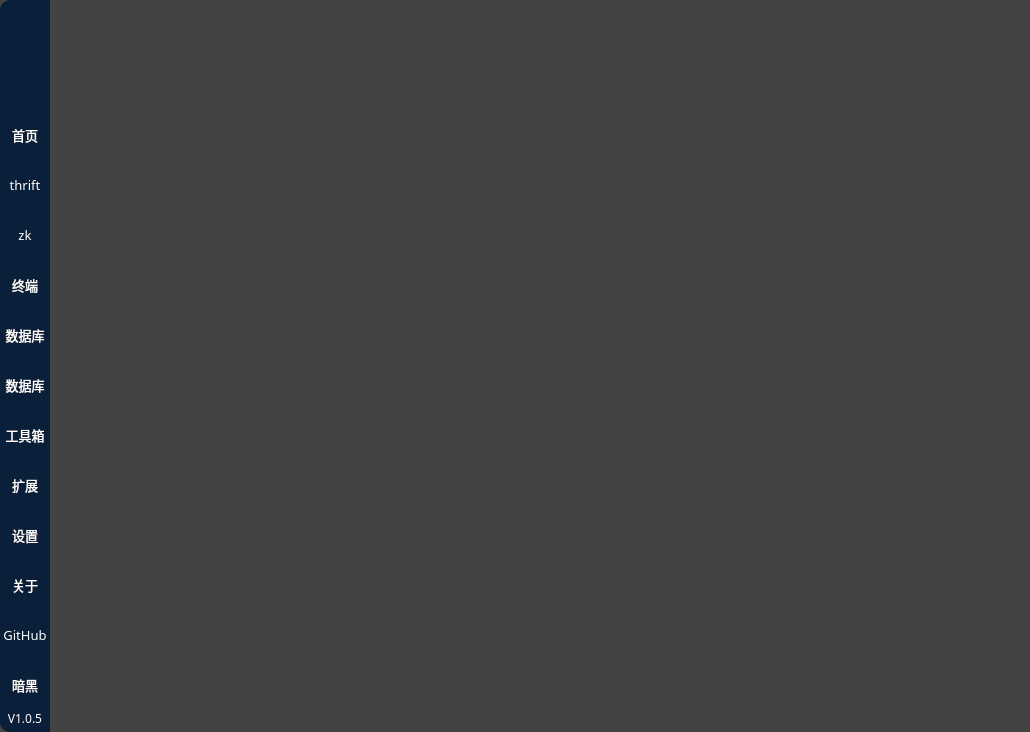
<?xml version="1.0" encoding="UTF-8"?>
<ui version="4.0">
 <class>MainWindow</class>
 <widget class="QMainWindow" name="MainWindow">
  <property name="geometry">
   <rect>
    <x>0</x>
    <y>0</y>
    <width>1030</width>
    <height>709</height>
   </rect>
  </property>
  <property name="windowTitle">
   <string>Fdog-Kit-Zookeeper</string>
  </property>
  <property name="styleSheet">
   <string notr="true">QMainWindow,QWidget#centralWidget {
background-color: rgb(67, 67, 67);
border-radius:10px;
}</string>
  </property>
  <widget class="QWidget" name="centralWidget">
   <property name="styleSheet">
    <string notr="true">#centralWidget {
border-image: url(:/lib/back1.png);
border-radius:10px;
}</string>
   </property>
   <layout class="QHBoxLayout" name="horizontalLayout">
    <property name="leftMargin">
     <number>0</number>
    </property>
    <property name="topMargin">
     <number>0</number>
    </property>
    <property name="rightMargin">
     <number>0</number>
    </property>
    <property name="bottomMargin">
     <number>0</number>
    </property>
    <item>
     <widget class="QWidget" name="widget_side" native="true">
      <property name="minimumSize">
       <size>
        <width>50</width>
        <height>0</height>
       </size>
      </property>
      <property name="maximumSize">
       <size>
        <width>50</width>
        <height>16777215</height>
       </size>
      </property>
      <property name="styleSheet">
       <string notr="true">#widget_side {
	color: rgb(255, 255, 255);
	border-top-left-radius: 10px;
	border-bottom-left-radius: 10px;
	
	
	background-color: rgb(10, 31, 57);
}</string>
      </property>
      <layout class="QVBoxLayout" name="verticalLayout_12">
       <property name="spacing">
        <number>0</number>
       </property>
       <property name="leftMargin">
        <number>0</number>
       </property>
       <property name="topMargin">
        <number>20</number>
       </property>
       <property name="rightMargin">
        <number>0</number>
       </property>
       <property name="bottomMargin">
        <number>5</number>
       </property>
       <item>
        <widget class="QLabel" name="label_side_icon">
         <property name="minimumSize">
          <size>
           <width>50</width>
           <height>30</height>
          </size>
         </property>
         <property name="maximumSize">
          <size>
           <width>50</width>
           <height>30</height>
          </size>
         </property>
         <property name="styleSheet">
          <string notr="true">image: url(:/lib/icon9.png);</string>
         </property>
         <property name="text">
          <string/>
         </property>
        </widget>
       </item>
       <item>
        <spacer name="verticalSpacer_side_1">
         <property name="orientation">
          <enum>Qt::Vertical</enum>
         </property>
         <property name="sizeType">
          <enum>QSizePolicy::Fixed</enum>
         </property>
         <property name="sizeHint" stdset="0">
          <size>
           <width>20</width>
           <height>60</height>
          </size>
         </property>
        </spacer>
       </item>
       <item>
        <widget class="QToolButton" name="toolButton_side_home">
         <property name="minimumSize">
          <size>
           <width>50</width>
           <height>50</height>
          </size>
         </property>
         <property name="maximumSize">
          <size>
           <width>50</width>
           <height>50</height>
          </size>
         </property>
         <property name="font">
          <font>
           <family>OPPOSans B</family>
           <pointsize>10</pointsize>
          </font>
         </property>
         <property name="toolTip">
          <string>首页</string>
         </property>
         <property name="styleSheet">
          <string notr="true">QToolButton {
	color: rgb(255, 255, 255);
	background-color: rgba(94, 255, 210, 0);
	border: none;
}

QToolButton::menu-indicator { 
	image: None;
}

 
QToolButton:hover {
	color: rgb(255, 255, 255);
	
	
	background-color: rgb(26, 53, 83);
	border: none;
}


QToolTip {
color:#ced4da;
background-color: rgb(108, 117, 125, 65);
border-radius: 2px;
}</string>
         </property>
         <property name="text">
          <string>首页</string>
         </property>
         <property name="icon">
          <iconset resource="lib.qrc">
           <normaloff>:/lib/home.png</normaloff>:/lib/home.png</iconset>
         </property>
         <property name="iconSize">
          <size>
           <width>25</width>
           <height>25</height>
          </size>
         </property>
         <property name="checkable">
          <bool>true</bool>
         </property>
         <property name="toolButtonStyle">
          <enum>Qt::ToolButtonIconOnly</enum>
         </property>
        </widget>
       </item>
       <item>
        <widget class="QToolButton" name="toolButton_side_thrift">
         <property name="minimumSize">
          <size>
           <width>50</width>
           <height>50</height>
          </size>
         </property>
         <property name="maximumSize">
          <size>
           <width>50</width>
           <height>50</height>
          </size>
         </property>
         <property name="font">
          <font>
           <family>OPPOSans B</family>
           <pointsize>10</pointsize>
          </font>
         </property>
         <property name="toolTip">
          <string>thrift接口测试</string>
         </property>
         <property name="styleSheet">
          <string notr="true">QToolButton {
	color: rgb(255, 255, 255);
	background-color: rgba(94, 255, 210, 0);
	border: none;
}

QToolButton::menu-indicator { 
	image: None;
}

 
QToolButton:hover {
	color: rgb(255, 255, 255);
	
	
	background-color: rgb(26, 53, 83);
	border: none;
}


QToolTip {
color:#ced4da;
background-color: rgb(108, 117, 125, 65);
border-radius: 2px;
}</string>
         </property>
         <property name="text">
          <string>thrift</string>
         </property>
         <property name="icon">
          <iconset resource="lib.qrc">
           <normaloff>:/lib/func.png</normaloff>:/lib/func.png</iconset>
         </property>
         <property name="iconSize">
          <size>
           <width>25</width>
           <height>25</height>
          </size>
         </property>
         <property name="checkable">
          <bool>true</bool>
         </property>
         <property name="toolButtonStyle">
          <enum>Qt::ToolButtonIconOnly</enum>
         </property>
        </widget>
       </item>
       <item>
        <widget class="QToolButton" name="toolButton_side_zookeeper">
         <property name="minimumSize">
          <size>
           <width>50</width>
           <height>50</height>
          </size>
         </property>
         <property name="maximumSize">
          <size>
           <width>50</width>
           <height>50</height>
          </size>
         </property>
         <property name="font">
          <font>
           <family>OPPOSans B</family>
           <pointsize>10</pointsize>
          </font>
         </property>
         <property name="toolTip">
          <string>zk连接</string>
         </property>
         <property name="styleSheet">
          <string notr="true">QToolButton {
	color: rgb(255, 255, 255);
	background-color: rgba(94, 255, 210, 0);
	border: none;
}

QToolButton::menu-indicator { 
	image: None;
}

 
QToolButton:hover {
	color: rgb(255, 255, 255);
	
	
	background-color: rgb(26, 53, 83);
	border: none;
}


QToolTip {
color:#ced4da;
background-color: rgb(108, 117, 125, 65);
border-radius: 2px;
}</string>
         </property>
         <property name="text">
          <string>zk</string>
         </property>
         <property name="icon">
          <iconset resource="lib.qrc">
           <normaloff>:/lib/Zookeeper.png</normaloff>:/lib/Zookeeper.png</iconset>
         </property>
         <property name="iconSize">
          <size>
           <width>25</width>
           <height>25</height>
          </size>
         </property>
         <property name="checkable">
          <bool>true</bool>
         </property>
         <property name="toolButtonStyle">
          <enum>Qt::ToolButtonIconOnly</enum>
         </property>
        </widget>
       </item>
       <item>
        <widget class="QToolButton" name="toolButton_side_shell">
         <property name="minimumSize">
          <size>
           <width>50</width>
           <height>50</height>
          </size>
         </property>
         <property name="maximumSize">
          <size>
           <width>50</width>
           <height>50</height>
          </size>
         </property>
         <property name="font">
          <font>
           <family>OPPOSans B</family>
           <pointsize>10</pointsize>
          </font>
         </property>
         <property name="toolTip">
          <string>终端连接</string>
         </property>
         <property name="styleSheet">
          <string notr="true">QToolButton {
	color: rgb(255, 255, 255);
	background-color: rgba(94, 255, 210, 0);
	border: none;
}

QToolButton::menu-indicator { 
	image: None;
}

 
QToolButton:hover {
	color: rgb(255, 255, 255);
	
	
	background-color: rgb(26, 53, 83);
	border: none;
}


QToolTip {
color:#ced4da;
background-color: rgb(108, 117, 125, 65);
border-radius: 2px;
}</string>
         </property>
         <property name="text">
          <string>终端</string>
         </property>
         <property name="icon">
          <iconset resource="lib.qrc">
           <normaloff>:/lib/shell_side.png</normaloff>:/lib/shell_side.png</iconset>
         </property>
         <property name="iconSize">
          <size>
           <width>25</width>
           <height>25</height>
          </size>
         </property>
         <property name="checkable">
          <bool>true</bool>
         </property>
         <property name="toolButtonStyle">
          <enum>Qt::ToolButtonIconOnly</enum>
         </property>
        </widget>
       </item>
       <item>
        <widget class="QToolButton" name="toolButton_side_mysql">
         <property name="minimumSize">
          <size>
           <width>50</width>
           <height>50</height>
          </size>
         </property>
         <property name="maximumSize">
          <size>
           <width>50</width>
           <height>50</height>
          </size>
         </property>
         <property name="font">
          <font>
           <family>OPPOSans B</family>
           <pointsize>10</pointsize>
          </font>
         </property>
         <property name="toolTip">
          <string>数据库连接</string>
         </property>
         <property name="styleSheet">
          <string notr="true">QToolButton {
	color: rgb(255, 255, 255);
	background-color: rgba(94, 255, 210, 0);
	border: none;
}

QToolButton::menu-indicator { 
	image: None;
}

 
QToolButton:hover {
	color: rgb(255, 255, 255);
	
	
	background-color: rgb(26, 53, 83);
	border: none;
}


QToolTip {
color:#ced4da;
background-color: rgb(108, 117, 125, 65);
border-radius: 2px;
}</string>
         </property>
         <property name="locale">
          <locale language="English" country="UnitedStates"/>
         </property>
         <property name="text">
          <string>数据库</string>
         </property>
         <property name="icon">
          <iconset resource="lib.qrc">
           <normaloff>:/lib/mysql.png</normaloff>:/lib/mysql.png</iconset>
         </property>
         <property name="iconSize">
          <size>
           <width>25</width>
           <height>25</height>
          </size>
         </property>
         <property name="checkable">
          <bool>true</bool>
         </property>
         <property name="toolButtonStyle">
          <enum>Qt::ToolButtonIconOnly</enum>
         </property>
        </widget>
       </item>
       <item>
        <widget class="QToolButton" name="toolButton_side_qss">
         <property name="minimumSize">
          <size>
           <width>50</width>
           <height>50</height>
          </size>
         </property>
         <property name="maximumSize">
          <size>
           <width>50</width>
           <height>50</height>
          </size>
         </property>
         <property name="font">
          <font>
           <family>OPPOSans B</family>
           <pointsize>10</pointsize>
          </font>
         </property>
         <property name="toolTip">
          <string>qss美化</string>
         </property>
         <property name="styleSheet">
          <string notr="true">QToolButton {
	color: rgb(255, 255, 255);
	background-color: rgba(94, 255, 210, 0);
	border: none;
}

QToolButton::menu-indicator { 
	image: None;
}

 
QToolButton:hover {
	color: rgb(255, 255, 255);
	
	
	background-color: rgb(26, 53, 83);
	border: none;
}


QToolTip {
color:#ced4da;
background-color: rgb(108, 117, 125, 65);
border-radius: 2px;
}</string>
         </property>
         <property name="locale">
          <locale language="English" country="UnitedStates"/>
         </property>
         <property name="text">
          <string>数据库</string>
         </property>
         <property name="icon">
          <iconset resource="lib.qrc">
           <normaloff>:/lib/qss.png</normaloff>:/lib/qss.png</iconset>
         </property>
         <property name="iconSize">
          <size>
           <width>25</width>
           <height>25</height>
          </size>
         </property>
         <property name="checkable">
          <bool>true</bool>
         </property>
         <property name="toolButtonStyle">
          <enum>Qt::ToolButtonIconOnly</enum>
         </property>
        </widget>
       </item>
       <item>
        <widget class="QToolButton" name="toolButton_side_tool">
         <property name="minimumSize">
          <size>
           <width>50</width>
           <height>50</height>
          </size>
         </property>
         <property name="maximumSize">
          <size>
           <width>50</width>
           <height>50</height>
          </size>
         </property>
         <property name="font">
          <font>
           <family>OPPOSans B</family>
           <pointsize>10</pointsize>
          </font>
         </property>
         <property name="toolTip">
          <string>工具箱</string>
         </property>
         <property name="styleSheet">
          <string notr="true">QToolButton {
	color: rgb(255, 255, 255);
	background-color: rgba(94, 255, 210, 0);
	border: none;
}

QToolButton::menu-indicator { 
	image: None;
}

 
QToolButton:hover {
	color: rgb(255, 255, 255);
	
	
	background-color: rgb(26, 53, 83);
	border: none;
}


QToolTip {
color:#ced4da;
background-color: rgb(108, 117, 125, 65);
border-radius: 2px;
}</string>
         </property>
         <property name="text">
          <string>工具箱</string>
         </property>
         <property name="icon">
          <iconset resource="lib.qrc">
           <normaloff>:/lib/tool2.png</normaloff>:/lib/tool2.png</iconset>
         </property>
         <property name="iconSize">
          <size>
           <width>25</width>
           <height>25</height>
          </size>
         </property>
         <property name="checkable">
          <bool>true</bool>
         </property>
         <property name="toolButtonStyle">
          <enum>Qt::ToolButtonIconOnly</enum>
         </property>
        </widget>
       </item>
       <item>
        <widget class="QToolButton" name="toolButton_side_plugIn">
         <property name="minimumSize">
          <size>
           <width>50</width>
           <height>50</height>
          </size>
         </property>
         <property name="maximumSize">
          <size>
           <width>50</width>
           <height>50</height>
          </size>
         </property>
         <property name="font">
          <font>
           <family>OPPOSans B</family>
           <pointsize>10</pointsize>
          </font>
         </property>
         <property name="toolTip">
          <string>扩展</string>
         </property>
         <property name="styleSheet">
          <string notr="true">QToolButton {
	color: rgb(255, 255, 255);
	background-color: rgba(94, 255, 210, 0);
	border: none;
}

QToolButton::menu-indicator { 
	image: None;
}

 
QToolButton:hover {
	color: rgb(255, 255, 255);
	
	
	background-color: rgb(26, 53, 83);
	border: none;
}


QToolTip {
color:#ced4da;
background-color: rgb(108, 117, 125, 65);
border-radius: 2px;
}</string>
         </property>
         <property name="text">
          <string>扩展</string>
         </property>
         <property name="icon">
          <iconset resource="lib.qrc">
           <normaloff>:/lib/tool_plugIn.png</normaloff>:/lib/tool_plugIn.png</iconset>
         </property>
         <property name="iconSize">
          <size>
           <width>25</width>
           <height>25</height>
          </size>
         </property>
         <property name="checkable">
          <bool>true</bool>
         </property>
         <property name="toolButtonStyle">
          <enum>Qt::ToolButtonIconOnly</enum>
         </property>
        </widget>
       </item>
       <item>
        <widget class="QToolButton" name="toolButton_side_setting">
         <property name="minimumSize">
          <size>
           <width>50</width>
           <height>50</height>
          </size>
         </property>
         <property name="maximumSize">
          <size>
           <width>50</width>
           <height>50</height>
          </size>
         </property>
         <property name="font">
          <font>
           <family>OPPOSans B</family>
           <pointsize>10</pointsize>
          </font>
         </property>
         <property name="toolTip">
          <string>设置</string>
         </property>
         <property name="styleSheet">
          <string notr="true">QToolButton {
	color: rgb(255, 255, 255);
	background-color: rgba(94, 255, 210, 0);
	border: none;
}

QToolButton::menu-indicator { 
	image: None;
}

 
QToolButton:hover {
	color: rgb(255, 255, 255);
	
	
	background-color: rgb(26, 53, 83);
	border: none;
}


QToolTip {
color:#ced4da;
background-color: rgb(108, 117, 125, 65);
border-radius: 2px;
}</string>
         </property>
         <property name="text">
          <string>设置</string>
         </property>
         <property name="icon">
          <iconset resource="lib.qrc">
           <normaloff>:/lib/setting2.png</normaloff>:/lib/setting2.png</iconset>
         </property>
         <property name="iconSize">
          <size>
           <width>25</width>
           <height>25</height>
          </size>
         </property>
         <property name="checkable">
          <bool>true</bool>
         </property>
         <property name="toolButtonStyle">
          <enum>Qt::ToolButtonIconOnly</enum>
         </property>
        </widget>
       </item>
       <item>
        <widget class="QToolButton" name="toolButton_side_about">
         <property name="minimumSize">
          <size>
           <width>50</width>
           <height>50</height>
          </size>
         </property>
         <property name="maximumSize">
          <size>
           <width>50</width>
           <height>50</height>
          </size>
         </property>
         <property name="font">
          <font>
           <family>OPPOSans B</family>
           <pointsize>10</pointsize>
          </font>
         </property>
         <property name="toolTip">
          <string>关于</string>
         </property>
         <property name="styleSheet">
          <string notr="true">QToolButton {
	color: rgb(255, 255, 255);
	background-color: rgba(94, 255, 210, 0);
	border: none;
}

QToolButton::menu-indicator { 
	image: None;
}

 
QToolButton:hover {
	color: rgb(255, 255, 255);
	
	
	background-color: rgb(26, 53, 83);
	border: none;
}


QToolTip {
color:#ced4da;
background-color: rgb(108, 117, 125, 65);
border-radius: 2px;
}</string>
         </property>
         <property name="text">
          <string>关于</string>
         </property>
         <property name="icon">
          <iconset resource="lib.qrc">
           <normaloff>:/lib/about.png</normaloff>:/lib/about.png</iconset>
         </property>
         <property name="iconSize">
          <size>
           <width>25</width>
           <height>25</height>
          </size>
         </property>
         <property name="checkable">
          <bool>true</bool>
         </property>
         <property name="toolButtonStyle">
          <enum>Qt::ToolButtonIconOnly</enum>
         </property>
        </widget>
       </item>
       <item>
        <widget class="QToolButton" name="toolButton_side_github">
         <property name="minimumSize">
          <size>
           <width>50</width>
           <height>50</height>
          </size>
         </property>
         <property name="maximumSize">
          <size>
           <width>50</width>
           <height>50</height>
          </size>
         </property>
         <property name="font">
          <font>
           <family>OPPOSans B</family>
           <pointsize>10</pointsize>
          </font>
         </property>
         <property name="toolTip">
          <string>github</string>
         </property>
         <property name="styleSheet">
          <string notr="true">QToolButton {
	color: rgb(255, 255, 255);
	background-color: rgba(94, 255, 210, 0);
	border: none;
}

QToolButton::menu-indicator { 
	image: None;
}

 
QToolButton:hover {
	color: rgb(255, 255, 255);
	
	
	background-color: rgb(26, 53, 83);
	border: none;
}


QToolTip {
color:#ced4da;
background-color: rgb(108, 117, 125, 65);
border-radius: 2px;
}</string>
         </property>
         <property name="text">
          <string>GitHub</string>
         </property>
         <property name="icon">
          <iconset resource="lib.qrc">
           <normaloff>:/lib/github.png</normaloff>:/lib/github.png</iconset>
         </property>
         <property name="iconSize">
          <size>
           <width>25</width>
           <height>25</height>
          </size>
         </property>
         <property name="toolButtonStyle">
          <enum>Qt::ToolButtonIconOnly</enum>
         </property>
        </widget>
       </item>
       <item>
        <widget class="QToolButton" name="toolButton_side_theme">
         <property name="minimumSize">
          <size>
           <width>50</width>
           <height>50</height>
          </size>
         </property>
         <property name="maximumSize">
          <size>
           <width>50</width>
           <height>50</height>
          </size>
         </property>
         <property name="font">
          <font>
           <family>OPPOSans B</family>
           <pointsize>10</pointsize>
          </font>
         </property>
         <property name="toolTip">
          <string>暗黑模式</string>
         </property>
         <property name="toolTipDuration">
          <number>-1</number>
         </property>
         <property name="styleSheet">
          <string notr="true">QToolButton {
	color: rgb(255, 255, 255);
	background-color: rgba(94, 255, 210, 0);
	border: none;
}

QToolButton::menu-indicator { 
	image: None;
}

 
QToolButton:hover {
	color: rgb(255, 255, 255);
	
	
	background-color: rgb(26, 53, 83);
	border: none;
}


QToolTip {
color:#ced4da;
background-color: rgb(108, 117, 125, 65);
border-radius: 2px;
}</string>
         </property>
         <property name="text">
          <string>暗黑</string>
         </property>
         <property name="icon">
          <iconset resource="lib.qrc">
           <normaloff>:/lib/black_mode.png</normaloff>:/lib/black_mode.png</iconset>
         </property>
         <property name="iconSize">
          <size>
           <width>25</width>
           <height>25</height>
          </size>
         </property>
         <property name="toolButtonStyle">
          <enum>Qt::ToolButtonIconOnly</enum>
         </property>
        </widget>
       </item>
       <item>
        <spacer name="verticalSpacer_side_2">
         <property name="orientation">
          <enum>Qt::Vertical</enum>
         </property>
         <property name="sizeHint" stdset="0">
          <size>
           <width>20</width>
           <height>40</height>
          </size>
         </property>
        </spacer>
       </item>
       <item>
        <widget class="QLabel" name="label_side_version">
         <property name="minimumSize">
          <size>
           <width>50</width>
           <height>0</height>
          </size>
         </property>
         <property name="font">
          <font>
           <family>OPPOSans B</family>
           <pointsize>9</pointsize>
           <stylestrategy>PreferAntialias</stylestrategy>
          </font>
         </property>
         <property name="styleSheet">
          <string notr="true">QLabel {
color: rgb(255, 255, 255);
border: none;
background-color: rgba(255, 255, 255, 0);
}</string>
         </property>
         <property name="text">
          <string>V1.0.5</string>
         </property>
         <property name="alignment">
          <set>Qt::AlignCenter</set>
         </property>
        </widget>
       </item>
      </layout>
     </widget>
    </item>
    <item>
     <widget class="QWidget" name="widget_body" native="true">
      <layout class="QVBoxLayout" name="verticalLayout_2">
       <property name="leftMargin">
        <number>0</number>
       </property>
       <property name="topMargin">
        <number>0</number>
       </property>
       <property name="rightMargin">
        <number>0</number>
       </property>
       <property name="bottomMargin">
        <number>0</number>
       </property>
       <item>
        <widget class="QWidget" name="widget_title" native="true">
         <property name="minimumSize">
          <size>
           <width>0</width>
           <height>30</height>
          </size>
         </property>
         <property name="maximumSize">
          <size>
           <width>16777215</width>
           <height>30</height>
          </size>
         </property>
         <property name="styleSheet">
          <string notr="true">background-color: rgba(30, 45, 54, 0);
color: rgb(255, 255, 255);
</string>
         </property>
         <layout class="QHBoxLayout" name="horizontalLayout_2">
          <property name="spacing">
           <number>0</number>
          </property>
          <property name="leftMargin">
           <number>0</number>
          </property>
          <property name="topMargin">
           <number>0</number>
          </property>
          <property name="rightMargin">
           <number>0</number>
          </property>
          <property name="bottomMargin">
           <number>0</number>
          </property>
          <item>
           <spacer name="horizontalSpacer_2">
            <property name="orientation">
             <enum>Qt::Horizontal</enum>
            </property>
            <property name="sizeHint" stdset="0">
             <size>
              <width>40</width>
              <height>20</height>
             </size>
            </property>
           </spacer>
          </item>
          <item>
           <widget class="QToolButton" name="toolButton_min_2">
            <property name="minimumSize">
             <size>
              <width>40</width>
              <height>29</height>
             </size>
            </property>
            <property name="maximumSize">
             <size>
              <width>40</width>
              <height>29</height>
             </size>
            </property>
            <property name="font">
             <font>
              <pointsize>10</pointsize>
              <stylestrategy>PreferAntialias</stylestrategy>
             </font>
            </property>
            <property name="styleSheet">
             <string notr="true">QToolButton {
	color: rgb(255, 255, 255);
	
	background-color: rgba(94, 255, 210, 0);
	border: none;
}

QToolButton::menu-indicator { 
	image: None;
}

 
QToolButton:hover {
	color: rgb(255, 255, 255);

	
	background-color: rgb(23, 35, 42);
	border: none;
}</string>
            </property>
            <property name="text">
             <string/>
            </property>
            <property name="icon">
             <iconset>
              <normaloff>:/lib/icon-minus3.png</normaloff>:/lib/icon-minus3.png</iconset>
            </property>
            <property name="iconSize">
             <size>
              <width>13</width>
              <height>13</height>
             </size>
            </property>
           </widget>
          </item>
          <item>
           <widget class="QToolButton" name="toolButton_max_2">
            <property name="minimumSize">
             <size>
              <width>40</width>
              <height>29</height>
             </size>
            </property>
            <property name="maximumSize">
             <size>
              <width>40</width>
              <height>29</height>
             </size>
            </property>
            <property name="font">
             <font>
              <pointsize>10</pointsize>
              <stylestrategy>PreferAntialias</stylestrategy>
             </font>
            </property>
            <property name="styleSheet">
             <string notr="true">QToolButton {
	color: rgb(255, 255, 255);
	
	background-color: rgba(94, 255, 210, 0);
	border: none;
}

QToolButton::menu-indicator { 
	image: None;
}

 
QToolButton:hover {
	color: rgb(255, 255, 255);
	background-color: rgb(23, 35, 42);
	border: none;
}</string>
            </property>
            <property name="text">
             <string/>
            </property>
            <property name="icon">
             <iconset>
              <normaloff>:/lib/Icon_max4.png</normaloff>:/lib/Icon_max4.png</iconset>
            </property>
            <property name="iconSize">
             <size>
              <width>11</width>
              <height>11</height>
             </size>
            </property>
            <property name="checkable">
             <bool>false</bool>
            </property>
            <property name="autoRepeat">
             <bool>false</bool>
            </property>
            <property name="autoExclusive">
             <bool>false</bool>
            </property>
            <property name="autoRaise">
             <bool>false</bool>
            </property>
           </widget>
          </item>
          <item>
           <widget class="QToolButton" name="toolButton_close_2">
            <property name="minimumSize">
             <size>
              <width>40</width>
              <height>29</height>
             </size>
            </property>
            <property name="maximumSize">
             <size>
              <width>40</width>
              <height>29</height>
             </size>
            </property>
            <property name="font">
             <font>
              <pointsize>10</pointsize>
              <stylestrategy>PreferAntialias</stylestrategy>
             </font>
            </property>
            <property name="styleSheet">
             <string notr="true">QToolButton {
	color: rgb(255, 255, 255);
	border-top-right-radius: 9px;
	background-color: rgba(94, 255, 210, 0);
	border: none;
}

QToolButton::menu-indicator { 
	image: None;
}

 
QToolButton:hover {
	color: rgb(255, 255, 255);
	
	background-color: rgb(200, 0, 0);
	border: none;
}</string>
            </property>
            <property name="text">
             <string/>
            </property>
            <property name="icon">
             <iconset>
              <normaloff>:/lib/icon-close8.png</normaloff>:/lib/icon-close8.png</iconset>
            </property>
            <property name="iconSize">
             <size>
              <width>11</width>
              <height>11</height>
             </size>
            </property>
            <property name="checkable">
             <bool>false</bool>
            </property>
           </widget>
          </item>
         </layout>
        </widget>
       </item>
       <item>
        <widget class="QWidget" name="widget" native="true"/>
       </item>
      </layout>
     </widget>
    </item>
   </layout>
  </widget>
 </widget>
 <layoutdefault spacing="6" margin="11"/>
 <resources>
  <include location="lib.qrc"/>
 </resources>
 <connections/>
</ui>
